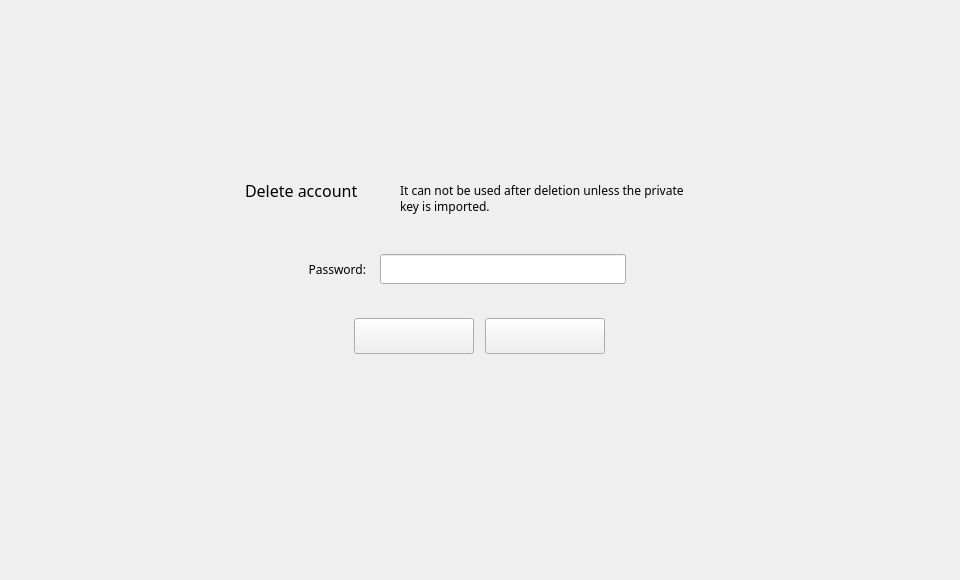
<?xml version="1.0" encoding="UTF-8"?>
<ui version="4.0">
 <class>DeleteAccountDialog</class>
 <widget class="QDialog" name="DeleteAccountDialog">
  <property name="geometry">
   <rect>
    <x>0</x>
    <y>0</y>
    <width>960</width>
    <height>580</height>
   </rect>
  </property>
  <property name="font">
   <font>
    <family>微软雅黑</family>
   </font>
  </property>
  <property name="windowTitle">
   <string>Dialog</string>
  </property>
  <widget class="QWidget" name="widget" native="true">
   <property name="geometry">
    <rect>
     <x>0</x>
     <y>0</y>
     <width>960</width>
     <height>580</height>
    </rect>
   </property>
   <widget class="QWidget" name="containerWidget" native="true">
    <property name="geometry">
     <rect>
      <x>220</x>
      <y>158</y>
      <width>520</width>
      <height>263</height>
     </rect>
    </property>
    <widget class="QToolButton" name="cancelBtn">
     <property name="geometry">
      <rect>
       <x>265</x>
       <y>160</y>
       <width>120</width>
       <height>36</height>
      </rect>
     </property>
     <property name="cursor">
      <cursorShape>PointingHandCursor</cursorShape>
     </property>
     <property name="text">
      <string/>
     </property>
    </widget>
    <widget class="QLabel" name="label_2">
     <property name="geometry">
      <rect>
       <x>180</x>
       <y>20</y>
       <width>320</width>
       <height>40</height>
      </rect>
     </property>
     <property name="font">
      <font>
       <family>微软雅黑</family>
      </font>
     </property>
     <property name="styleSheet">
      <string notr="true"/>
     </property>
     <property name="text">
      <string>It can not be used after deletion unless the private 
key is imported.</string>
     </property>
     <property name="alignment">
      <set>Qt::AlignLeading|Qt::AlignLeft|Qt::AlignVCenter</set>
     </property>
    </widget>
    <widget class="QLineEdit" name="pwdLineEdit">
     <property name="geometry">
      <rect>
       <x>160</x>
       <y>96</y>
       <width>246</width>
       <height>30</height>
      </rect>
     </property>
     <property name="font">
      <font>
       <family>微软雅黑</family>
      </font>
     </property>
     <property name="styleSheet">
      <string notr="true"/>
     </property>
     <property name="echoMode">
      <enum>QLineEdit::Password</enum>
     </property>
    </widget>
    <widget class="QToolButton" name="okBtn">
     <property name="geometry">
      <rect>
       <x>134</x>
       <y>160</y>
       <width>120</width>
       <height>36</height>
      </rect>
     </property>
     <property name="cursor">
      <cursorShape>PointingHandCursor</cursorShape>
     </property>
     <property name="text">
      <string/>
     </property>
    </widget>
    <widget class="QLabel" name="label">
     <property name="geometry">
      <rect>
       <x>45</x>
       <y>96</y>
       <width>101</width>
       <height>30</height>
      </rect>
     </property>
     <property name="text">
      <string>Password:</string>
     </property>
     <property name="alignment">
      <set>Qt::AlignRight|Qt::AlignTrailing|Qt::AlignVCenter</set>
     </property>
    </widget>
    <widget class="QLabel" name="tipLabel2">
     <property name="geometry">
      <rect>
       <x>190</x>
       <y>131</y>
       <width>200</width>
       <height>16</height>
      </rect>
     </property>
     <property name="text">
      <string/>
     </property>
    </widget>
    <widget class="QLabel" name="tipLabel1">
     <property name="geometry">
      <rect>
       <x>166</x>
       <y>131</y>
       <width>16</width>
       <height>16</height>
      </rect>
     </property>
     <property name="text">
      <string/>
     </property>
    </widget>
    <widget class="QLabel" name="titleLabel">
     <property name="geometry">
      <rect>
       <x>25</x>
       <y>22</y>
       <width>151</width>
       <height>21</height>
      </rect>
     </property>
     <property name="font">
      <font>
       <family>微软雅黑</family>
       <pointsize>12</pointsize>
      </font>
     </property>
     <property name="text">
      <string>Delete account</string>
     </property>
    </widget>
   </widget>
  </widget>
 </widget>
 <resources/>
 <connections/>
</ui>
